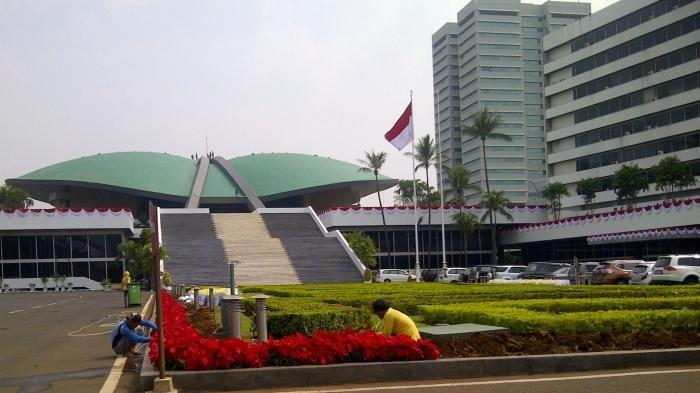
#> input picture 1207070067_Moh Husni Nasrul Haq/gedung-dpr.jpg, 700 x 393 px
$ python 'Histogram, Histogram Kumulatif, dan Histogram Hequalisasi.py'
#> lines starting #> are read from the running program, lines starting #| are printed output that depends on the picture
import numpy as np #mengimport/memanggil library numpy
import imageio #mengimport library imageio
import matplotlib.pyplot as plt #mengimport library matplotlib

#membaca gambar
img = imageio.imread("gedung-dpr.jpg") #membaca gambar yang diinputkan
#> img is the input picture: shape (393, 700, 3); mean R, G, B 124.4, 120.3, 113.6

img_height = img.shape[0] #mendapatkan dimensi ketinggian dalam gambar yang dimasukan
#> img_height = 393
img_width = img.shape[1] #mendapatkan dimensi lebar dalam gambar yang dimasukan
#> img_width = 700
img_channel = img.shape[2] #mendapatkan atau mengakses warna
#> img_channel = 3

#mengubah gambar menjadi grayscale
img_grayscale = np.zeros(img.shape, dtype=np.uint8) ##membuat variable horizontal untuk mengubah semua elemen array menjadi 0

for y in range(0, img_height): #variabel y dalam rentang 0 dalam dimensi ketinggian
    for x in range(0, img_width):#variabel x dalam rentang 0 dalam dimensi lebar
        red = img[y][x][0]
        green = img[y][x][1]
        blue = img[y][x][2]
        gray = (int(red) + int(green) + int(blue)) / 3 #mengkonversi gambar menjadi grayscale
        img_grayscale[y][x] = (gray, gray, gray) #fungsi
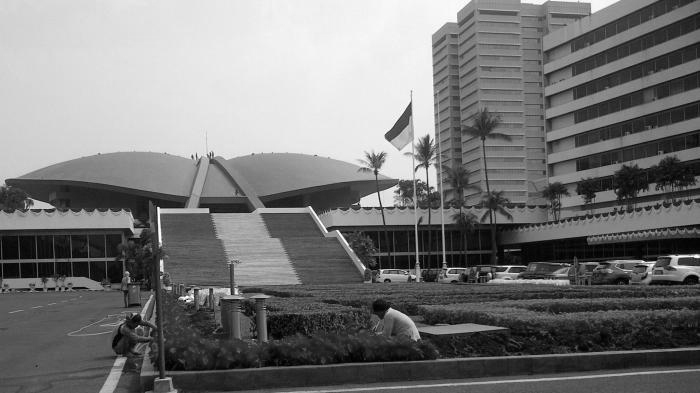
#> img_grayscale: shape (393, 700, 3); min 0, max 255, mean 119.1

plt.imshow(img_grayscale) #memanggil gambar yang sudah diinputkan
plt.title("Grayscale") #membuat judul"
plt.show() #menampilkan hasil gambar

#Menampilkan Histogram Gambar Grayscale
hg = np.zeros((256)) #Membuat variabel untuk menyimpan data gambar
for x in range(0, 256): #pengulangan dalam rentang 0-256
    hg[x] = 0 #mengisi nilai array dalam hg menjadi 0

#Menghitung nilai dari gambar
for y in range(0, img_height): #variabel x dalam rentang 0 dalam dimensi ketinggian
    for x in range(0, img_width): #variabel x dalam rentang 0 dalam dimensi lebar
        gray = img_grayscale[y][x][0] #Menghitung nilai dari gambar ke grayscale
        hg[gray] += 1
#> after the loop, hg = 256 values, max 2859 at index 234, min 2 at index 255, mean 1074.6

#Menampilkan Histogram
bins = np.linspace(0, 256, 100) #mengelompokan data kepada bagian yang lebih kecil
plt.hist(hg, bins, color="black", alpha=0.5) #membuat grafik histogram
plt.title("Histogram") #membuat judul
plt.show() #menampilkan hasil histogram
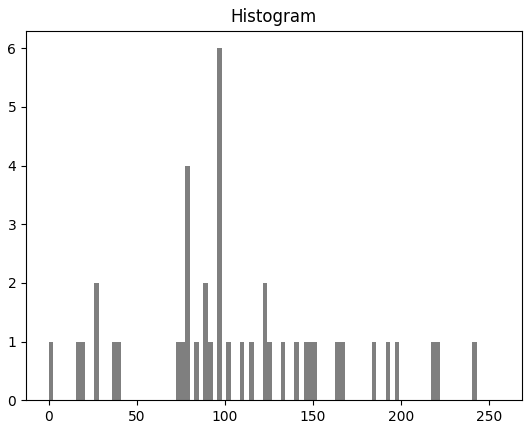
#> figure drawn by matplotlib, 1 panel; tallest bar 6 high, from x = 95.68 to 98.26

#==============Menampilkan Histogram Gambar RGB==============#
#Membuat variabel untuk menyimpan data gambar
hgr = np.zeros((256)) #menampilkan 1 baris array yang berisi 256 nilai 0 untuk histogram red
hgg = np.zeros((256)) #menampilkan 1 baris array yang berisi 256 nilai 0 untuk histogram green
hgb = np.zeros((256)) #menampilkan 1 baris array yang berisi 256 nilai 0 untuk histogram blue
hgrgb = np.zeros((768)) #menampilkan 1 baris array yang berisi 768 nilai 0 untuk histogram

#Mengisi setiap nilai dalam array hg dengan 0
for x in range(0, 256): #variable x dalam rentang 0 sampai 256
    hgr[x] = 0
    hgg[x] = 0
    hgb[x] = 0

for x in range(0, 768): #variable x dalam rentang 0 sampai 768
    hgrgb[x] = 0

#Menghitung nilai dari gambar
for x in range(0, 256): #variable x dalam rentang 0 sampai 256
    hgr[x] = 0
    hgg[x] = 0
    hgb[x] = 0

for x in range(0, 768):#variable x dalam rentang 0 sampai 768
    hgrgb[x] = 0

# th = int(256/64)
temp = [0]
for y in range(0, img.shape[0]):#variable y dalam rentang 0 dan image shape untuk menampilkan bentuk 3 dimensi
    for x in range(0, img.shape[1]): #variable x dalam rentang 0 dan image shape untuk menampilkan bentuk 3 dimensi
        red = int(img[y][x][0]) #integer dari red
        green = int(img[y][x][1])  #integer dari green
        blue = int(img[y][x][2])  #integer dari blue
        green = green + 256 #konversi nilai green
        blue = blue + 512 #konversi nilai blue
#         temp.append(green)
        hgrgb[red] += 1 #menambah nilai baru
        hgrgb[green] += 1
        hgrgb[blue] += 1
#> after the loop, hgrgb = 768 values, max 6433 at index 512, min 15 at index 253, mean 1074.6

binsrgb = np.linspace(0, 768, 100) #mengelompokan data kepada bagian yang lebih kecil dalam gambar rgb
plt.hist(hgrgb, binsrgb, color="black", alpha=0.5) #membuat grafik histogram
# plt.plot(hgrgb)
plt.title("Histogram Red Green Blue") #memberikan judul
plt.show() #menampilkan hasil grafik
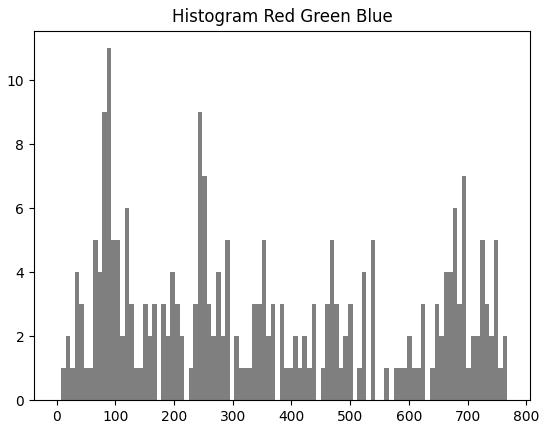
#> figure drawn by matplotlib, 1 panel; tallest bar 11 high, from x = 85.33 to 93.09

#Menampilkan Histogram
for y in range(0, img_height): #variable y untuk ketinggian
    for x in range(0, img_width): #variable x untuk lebar
        red = img[y][x][0] #integer dari red
        green = img[y][x][1] #integer dari green
        blue = img[y][x][2] #integer dari blue
        hgr[red] += 1 #menambah nilai baru histogram red
        hgg[green] += 1 #menambah nilai baru histogram green
        hgb[blue] += 1 #menambah nilai baru histogram blue
#> after the loop, hgb = 256 values, max 6433 at index 0, min 16 at index 254, mean 1074.6; hgg = 256 values, max 2539 at index 231, min 33 at index 254, mean 1074.6; hgr = 256 values, max 3387 at index 239, min 15 at index 253, mean 1074.6

bins = np.linspace(0, 256, 100) #mengelompokan data kepada bagian yang lebih kecil
plt.hist(hgr, bins, color="red", alpha=0.5) #membuat grafik histogram
plt.title("Histogram Red") #memberikan judul
plt.show() #menampilkan hasil grafik

plt.hist(hgg, bins, color="green", alpha=0.5) #membuat grafik histogram
plt.title("Histogram Green") #memberikan judul
plt.show() #menampilkan hasil grafik
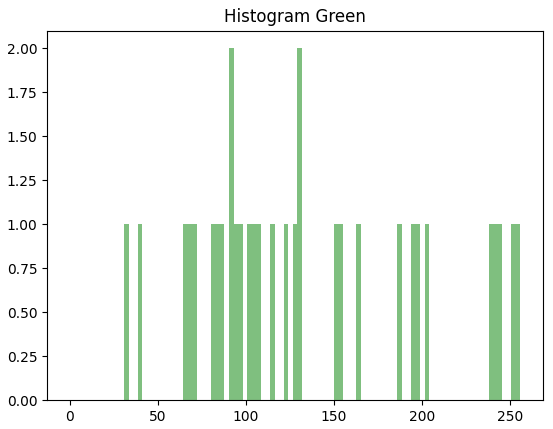
#> figure drawn by matplotlib, 1 panel

plt.hist(hgb, bins, color="blue", alpha=0.5) #membuat grafik histogram
plt.title("Histogram Blue") #memberikan judul
plt.show() #menampilkan hasil grafik
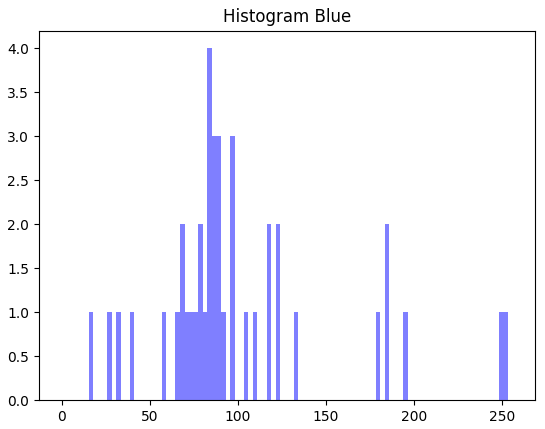
#> figure drawn by matplotlib, 1 panel; tallest bar 4 high, from x = 82.75 to 85.33

#Menampilkan Histogram Kumulatif
hgk = np.zeros((256)) #menampilkan 1 baris array yang berisi 256 nilai 0 untuk histogram komulatif
c = np.zeros((256)) #variable c untuk berisi array nilai 0 sebanyak 256

for x in range(0, 256): #nilai x dalam range 0,256
    hgk[x] = 0
    c[x] = 0

for y in range(0, img_height):#nilai y untuk tinggi
    for x in range(0, img_width): #nilai x untuk lebar
        gray = img_grayscale[y][x][0] #Menghitung nilai dari gambar ke grayscale
        hgk[gray] += 1
#> after the loop, hgk has the same summary as hg

c[0] = hgk[0]
for x in range(1, 256): #nilai x dalam range matriks 1 sampai 256
     c[x] = c[x-1] + hgk[x]
#> after the loop, c = 256 values from 28 to 275100

hmaxk = c[255]
#> hmaxk = 275100

for x in range(0, 256): #nilai x dalam range matriks 1 sampai 256
    c[x] = 190 * c[x] / hmaxk #konversi nilainya
#> after the loop, c = 256 values from 0.0193 to 190

plt.hist(c, bins, color="black", alpha=0.5) #membuat grafik histogram
plt.title("Histogram Grayscale Kumulatif") #memberikan judul
plt.show() #menampilkan hasil grafik
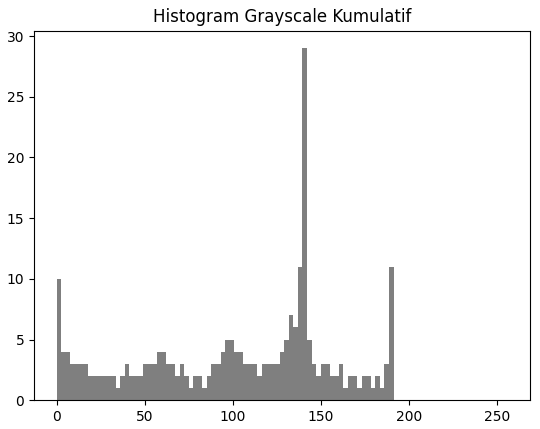
#> figure drawn by matplotlib, 1 panel; tallest bar 29 high, from x = 139.6 to 142.2

#Menampilkan Histogram Hequalisasi
hgh = np.zeros((256)) #menampilkan 1 baris array yang berisi 256 nilai 0 untuk histogram hequalisasi
h = np.zeros((256)) #variable h untuk 1 baris array yang berisi 256 nilai 0 untuk histogram hequalisasi
c = np.zeros((256)) #variable c untuk 1 baris array yang berisi 256 nilai 0 untuk histogram hequalisasi

for x in range(0, 256): #nilai x dalam range matriks 1 sampai 256
    hgh[x] = 0
    h[x] = 0
    c[x] = 0

for y in range(0, img_height): #nilai y untuk tinggi
    for x in range(0, img_width): #nilai x untuk lebar
        gray = img_grayscale[y][x][0] #Menghitung nilai dari gambar ke grayscale
        hgh[gray] += 1
#> after the loop, hgh has the same summary as hg

h[0] = hgh[0]
for x in range(1, 256): #variable x dalam rentang 1-256
     h[x] = h[x-1] + hgh[x] #konversi histogram
#> after the loop, h = 256 values from 28 to 275100

for x in range(0, 256): #variable x dalam rentang 0-256
     h[x] = h[x] / img_height / img_width #konversi histogram
#> after the loop, h = 256 values from 0.000102 to 1

for x in range(0, 256): #variable x dalam rentang 0-256
    hgh[x] = 0
#> after the loop, hgh = 256 values from 0 to 0

for y in range(0, img_height): #variable nilai y untuk tinggi
    for x in range(0, img_width): #variable nilai x untuk lebar
        gray = img_grayscale[y][x][0] #Menghitung nilai dari gambar ke grayscale
        gray = h[gray] * 255
        hgh[int(gray)] += 1
#> after the loop, hgh = 256 values, max 2859 at index 233, min 0 at index 19, mean 1074.6

c[0] = hgh[0]
for x in range(1, 256): #variable x dalam rentang 1 -256
     c[x] = c[x-1] + hgh[x] #konversi histogram
#> after the loop, c = 256 values from 962 to 275100

hmaxk = c[255] #nilai konversi histogram kumulatif

for x in range(0, 256): #variable x dalam rentang 0 -256
    c[x] = 190 * c[x] / hmaxk
#> after the loop, c = 256 values from 0.664 to 190

plt.hist(c, bins, color="black", alpha=0.5) #memanggil dan membuat grafik histogram
plt.title("Histogram Grayscale Hequalisasi") #memberi judul
plt.show() #menampilkan hasil grafik gambarnya
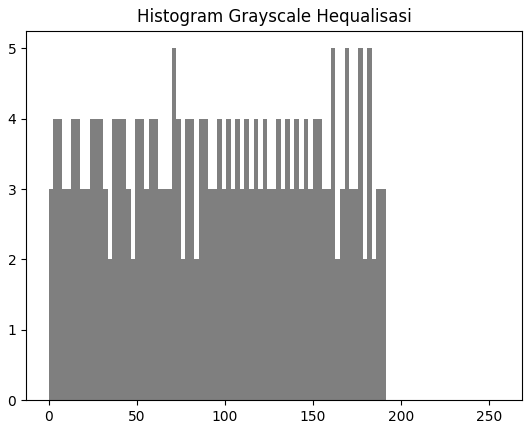
#> figure drawn by matplotlib, 1 panel
